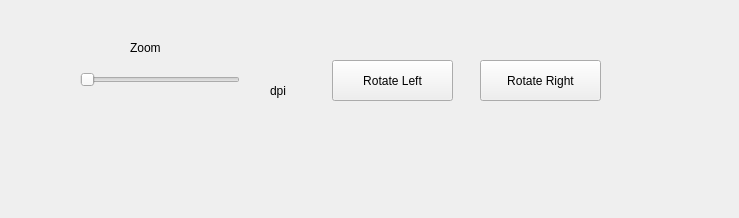
<?xml version="1.0" encoding="UTF-8"?>
<ui version="4.0">
 <class>Form</class>
 <widget class="QWidget" name="Form">
  <property name="geometry">
   <rect>
    <x>0</x>
    <y>0</y>
    <width>739</width>
    <height>218</height>
   </rect>
  </property>
  <widget class="QSlider" name="horizontalSlider">
   <property name="geometry">
    <rect>
     <x>80</x>
     <y>70</y>
     <width>160</width>
     <height>19</height>
    </rect>
   </property>
   <property name="orientation">
    <enum>Qt::Horizontal</enum>
   </property>
  </widget>
  <widget class="QLabel" name="label">
   <property name="geometry">
    <rect>
     <x>130</x>
     <y>40</y>
     <width>51</width>
     <height>16</height>
    </rect>
   </property>
   <property name="text">
    <string>Zoom</string>
   </property>
  </widget>
  <widget class="QLabel" name="label_2">
   <property name="geometry">
    <rect>
     <x>270</x>
     <y>50</y>
     <width>21</width>
     <height>81</height>
    </rect>
   </property>
   <property name="text">
    <string>dpi</string>
   </property>
  </widget>
  <widget class="QPushButton" name="pushButton">
   <property name="geometry">
    <rect>
     <x>332</x>
     <y>60</y>
     <width>121</width>
     <height>41</height>
    </rect>
   </property>
   <property name="text">
    <string>Rotate Left</string>
   </property>
  </widget>
  <widget class="QPushButton" name="pushButton_2">
   <property name="geometry">
    <rect>
     <x>480</x>
     <y>60</y>
     <width>121</width>
     <height>41</height>
    </rect>
   </property>
   <property name="text">
    <string>Rotate Right</string>
   </property>
  </widget>
 </widget>
 <resources/>
 <connections/>
</ui>
